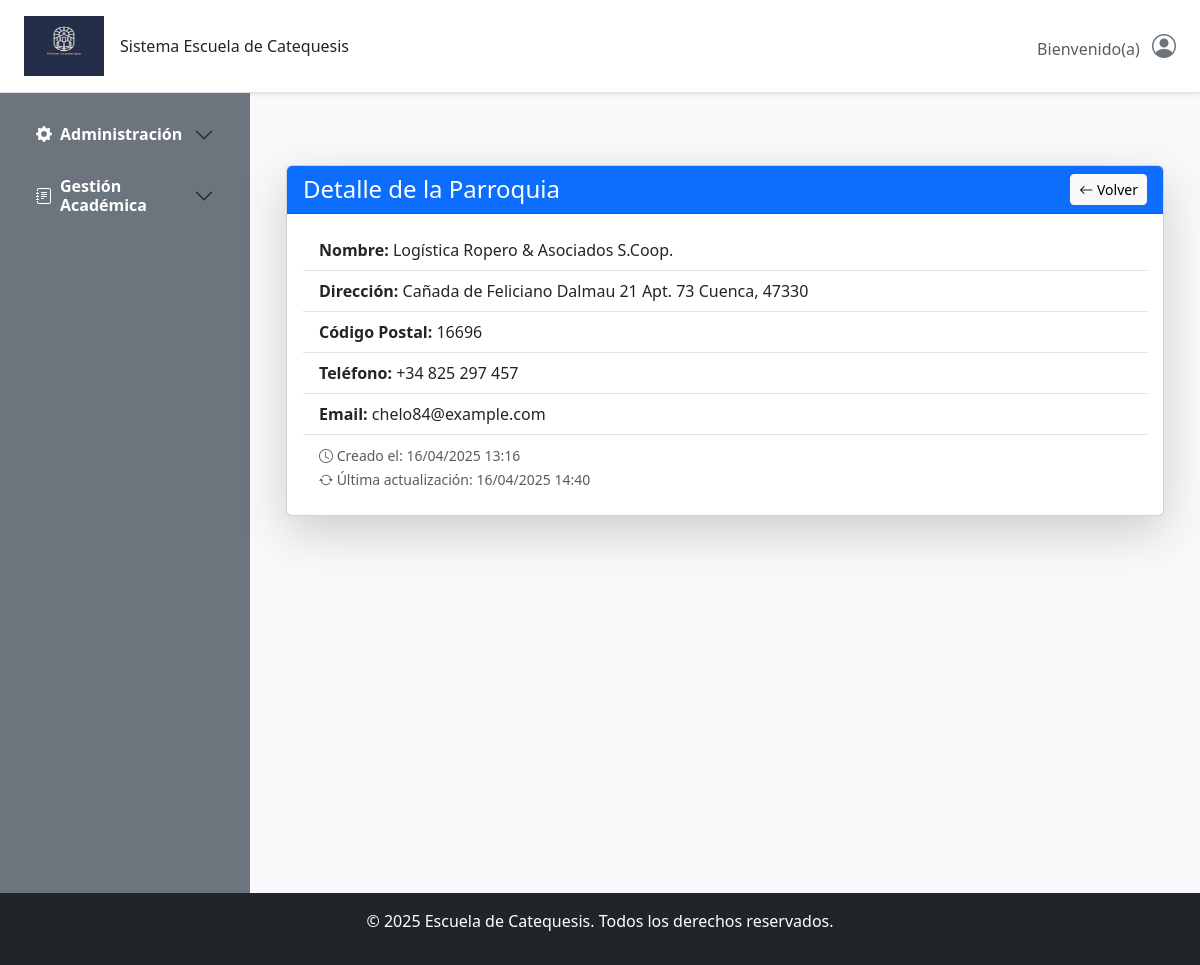
The page /parroquia/parroquias/1/ on the database as committed earlier.
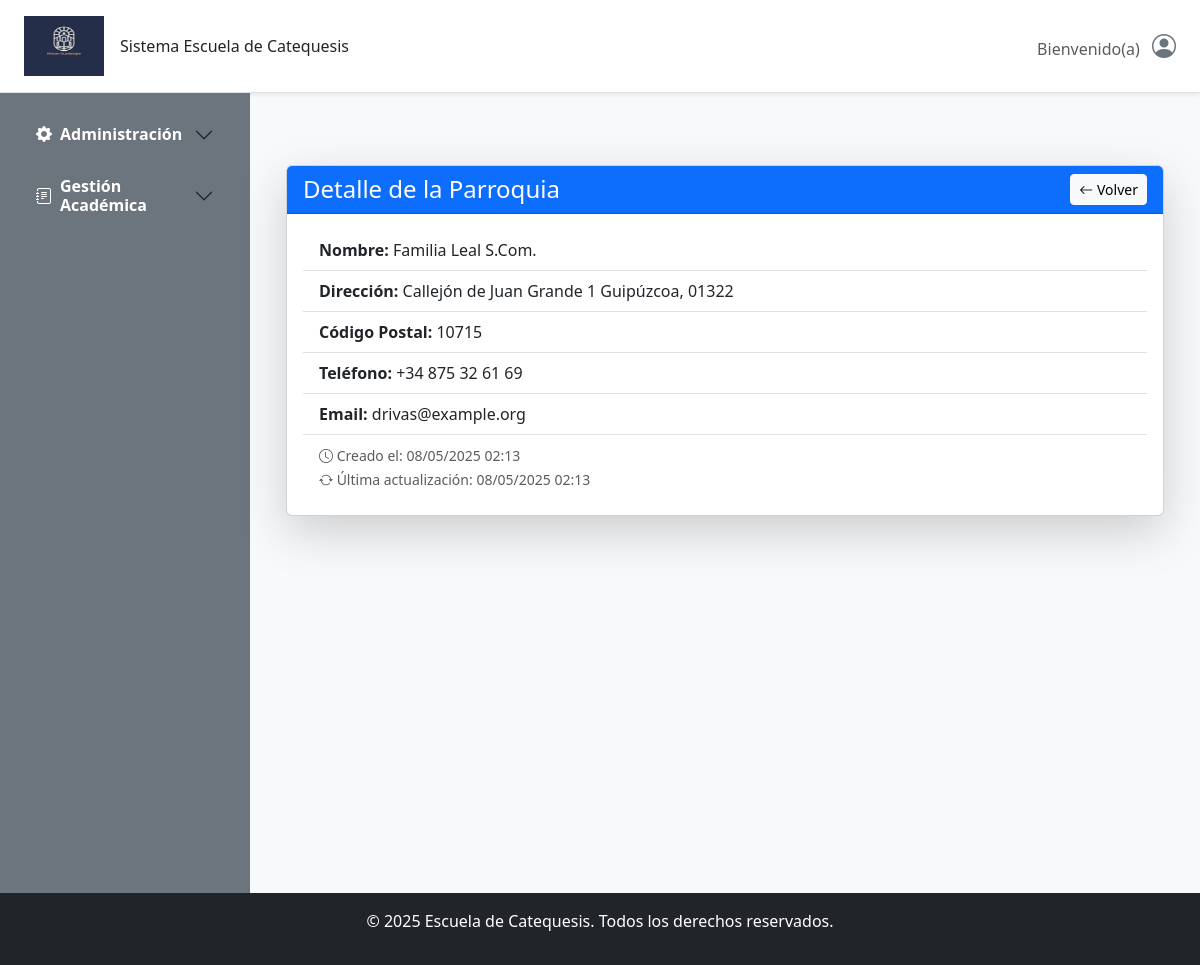
The same page on the database as committed later.
### gestion/models.py (models this page shows, shortened)
class AcademicoModel(models.Model):
    nombre = models.CharField(max_length=100, blank=False,null=False)
    direccion = models.CharField(max_length=250, blank=True)
    codigo_postal = models.CharField(max_length=10, blank=True)
    telefono = models.CharField(max_length=15, blank=True)
    email = models.EmailField(blank=True)
    class Meta:
        abstract = True  # Esto indica que no se creará una tabla para este modelo académico

class AuditModel(models.Model):
    creado_por = models.CharField(max_length=150, blank=True, null=True, editable=False)
    actualizado_por = models.CharField(max_length=150, blank=True, null=True, editable=False)
    fecha_creacion = models.DateTimeField(auto_now_add=True)
    ultima_actualizacion = models.DateTimeField(auto_now=True)
    class Meta:
        abstract = True

class Parroquia(AcademicoModel, AuditModel):
    parroco = models.CharField(max_length=150, blank=True, null=True, verbose_name='Parroco')
    class Meta:
        verbose_name = 'Parroquia'
        verbose_name_plural = 'Parroquias'

### gestion/views/parroquia_views.py (the view)
# urls.py: path('parroquias/<int:pk>/', ParroquiaDetailView.as_view(), name='parroquia_detail'),
class ParroquiaDetailView(DetailView):
    model = Parroquia
    template_name = 'Gestion/Parroquias/parroquia_detail.html'
    context_object_name = 'parroquia'

### templates/Gestion/Parroquias/parroquia_detail.html
{% extends 'base.html' %}
{% block content %}
<div class="container mt-5">
    <div class="card shadow-lg">
        <div class="card-header bg-primary text-white d-flex justify-content-between align-items-center">
            <h4 class="mb-0">Detalle de la Parroquia</h4>
            <a href="{% url 'parroquia_list' %}" class="btn btn-light btn-sm">
                <i class="bi bi-arrow-left"></i> Volver
            </a>
        </div>
        <div class="card-body">
            <ul class="list-group list-group-flush">
                <li class="list-group-item">
                    <strong>Nombre:</strong> {{ object.nombre }}
                </li>
                <li class="list-group-item">
                    <strong>Dirección:</strong> {{ object.direccion }}
                </li>
                <li class="list-group-item">
                    <strong>Código Postal:</strong> {{ object.codigo_postal }}
                </li>
                <li class="list-group-item">
                    <strong>Teléfono:</strong> {{ object.telefono }}
                </li>
                <li class="list-group-item">
                    <strong>Email:</strong> {{ object.email }}
                </li>
                <li class="list-group-item text-muted">
                    <small><i class="bi bi-clock"></i> Creado el: {{ object.fecha_creacion|date:"d/m/Y H:i" }}</small><br>
                    <small><i class="bi bi-arrow-repeat"></i> Última actualización: {{ object.ultima_actualizacion|date:"d/m/Y H:i" }}</small>
                </li>
            </ul>
        </div>
    </div>
</div>
{% endblock %}

Rows that differ between the two databases and show on the page:
changed Parroquia: nombre "Logística Ropero & Asociados S.Coop." → "Familia Leal S.Com."; direccion "Cañada de Feliciano Dalmau 21 Apt. 73 Cuenca, 47330" → "Callejón de Juan Grande 1 Guipúzcoa, 01322"; codigo_postal "16696" → "10715"; telefono "+34 825 297 457" → "+34 875 32 61 69"; email "chelo84@example.com" → "drivas@example.org"; fecha_creacion "16/04/2025 13:16" → "08/05/2025 02:13"; ultima_actualizacion "16/04/2025 14:40" → "08/05/2025 02:13"
